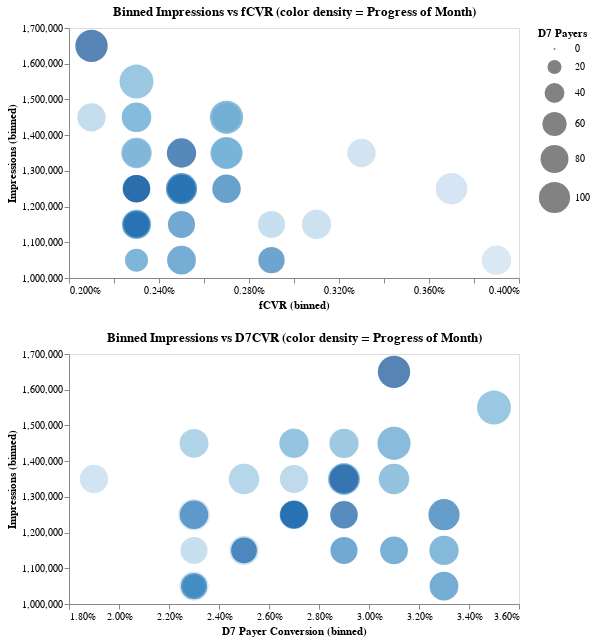

Notebook code cell kept with this figure:
### Code cell
layer1 = alt.Chart(df).mark_circle().encode(
    alt.X('fCVR:Q', bin=True,axis=alt.Axis(format='%')),
    alt.Y('Impressions:Q', bin=True),
    alt.Color('Time:O', legend=None),
    size='D7 Payers'
).properties(
    selection=pts,
    width=450,
    height=250,
    title='Binned Impressions vs fCVR (color density = Progress of Month)'
)

layer2 = alt.Chart(df).mark_circle().encode(
    alt.X('D7 Payer Conversion:Q', bin=True, axis=alt.Axis(format='%')),
    alt.Y('Impressions:Q', bin=True),
    alt.Color('Time:O', legend=None),
    size='D7 Payers'
).properties(
    selection=pts,
    width=450,
    height=250,
    title='Binned Impressions vs D7CVR (color density = Progress of Month)'
)



layer1 & layer2

### Figure 1 — Vega-Lite specification as saved in the notebook (floating-point values rounded to 4 significant figures)
{"$schema": "https://vega.github.io/schema/vega-lite/v2.6.0.json", "config": {"view": {"height": 300, "width": 400}}, "datasets": {"data-b3c0feaba3a5c5d72e3465bd46c809b2": [{"CTR": 0.0334, "Click to Install": 11.8, "Clicks": 33371, "Cohort Size": 3925, "D7 Payer Conversion": 0.0224, "D7 Payers": 88, "Impressions": 1000593, "Time": "2018-09-01", "fCVR": 0.0039}, {"CTR": 0.0313, "Click to Install": 11.4, "Clicks": 38675, "Cohort Size": 4425, "D7 Payer Conversion": 0.0231, "D7 Payers": 102, "Impressions": 1235620, "Time": "2018-09-02", "fCVR": 0.0036}, {"CTR": 0.031, "Click to Install": 10.3, "Clicks": 40821, "Cohort Size": 4195, "D7 Payer Conversion": 0.0195, "D7 Payers": 82, "Impressions": 1318256, "Time": "2018-09-03", "fCVR": 0.0032}, {"CTR": 0.0274, "Click to Install": 11.1, "Clicks": 31356, "Cohort Size": 3475, "D7 Payer Conversion": 0.0253, "D7 Payers": 88, "Impressions": 1144845, "Time": "2018-09-04", "fCVR": 0.003}, {"CTR": 0.0299, "Click to Install": 9.2, "Clicks": 34715, "Cohort Size": 3205, "D7 Payer Conversion": 0.0234, "D7 Payers": 75, "Impressions": 1159113, "Time": "2018-09-05", "fCVR": 0.0028}, {"CTR": 0.0312, "Click to Install": 6.8, "Clicks": 43913, "Cohort Size": 2974, "D7 Payer Conversion": 0.0276, "D7 Payers": 82, "Impressions": 1409692, "Time": "2018-09-06", "fCVR": 0.0021}, {"CTR": 0.0323, "Click to Install": 7.1, "Clicks": 42685, "Cohort Size": 3029, "D7 Payer Conversion": 0.0267, "D7 Payers": 81, "Impressions": 1320359, "Time": "2018-09-07", "fCVR": 0.0023}, {"CTR": 0.0391, "Click to Install": 6.9, "Clicks": 53271, "Cohort Size": 3663, "D7 Payer Conversion": 0.0259, "D7 Payers": 95, "Impressions": 1361364, "Time": "2018-09-08", "fCVR": 0.0027}, {"CTR": 0.0392, "Click to Install": 6.6, "Clicks": 57029, "Cohort Size": 3769, "D7 Payer Conversion": 0.0226, "D7 Payers": 85, "Impressions": 1456486, "Time": "2018-09-09", "fCVR": 0.0026}, {"CTR": 0.0318, "Click to Install": 7.9, "Clicks": 39869, "Cohort Size": 3137, "D7 Payer Conversion": 0.0274, "D7 Payers": 86, "Impressions": 1253203, "Time": "2018-09-10", "fCVR": 0.0025}, {"CTR": 0.032, "Click to Install": 6.9, "Clicks": 46343, "Cohort Size": 3192, "D7 Payer Conversion": 0.0279, "D7 Payers": 89, "Impressions": 1448567, "Time": "2018-09-11", "fCVR": 0.0022}, {"CTR": 0.0296, "Click to Install": 7.4, "Clicks": 41577, "Cohort Size": 3087, "D7 Payer Conversion": 0.0285, "D7 Payers": 88, "Impressions": 1405218, "Time": "2018-09-12", "fCVR": 0.0022}, {"CTR": 0.0282, "Click to Install": 7.8, "Clicks": 44253, "Cohort Size": 3447, "D7 Payer Conversion": 0.0342, "D7 Payers": 118, "Impressions": 1566663, "Time": "2018-09-13", "fCVR": 0.0022}, {"CTR": 0.0275, "Click to Install": 8.3, "Clicks": 37678, "Cohort Size": 3119, "D7 Payer Conversion": 0.0305, "D7 Payers": 95, "Impressions": 1371972, "Time": "2018-09-14", "fCVR": 0.0023}, {"CTR": 0.0325, "Click to Install": 8.2, "Clicks": 44254, "Cohort Size": 3608, "D7 Payer Conversion": 0.0294, "D7 Payers": 106, "Impressions": 1359780, "Time": "2018-09-15", "fCVR": 0.0027}, {"CTR": 0.0309, "Click to Install": 8.3, "Clicks": 43928, "Cohort Size": 3658, "D7 Payer Conversion": 0.0309, "D7 Payers": 113, "Impressions": 1419329, "Time": "2018-09-16", "fCVR": 0.0026}, {"CTR": 0.0275, "Click to Install": 8.4, "Clicks": 32327, "Cohort Size": 2721, "D7 Payer Conversion": 0.0323, "D7 Payers": 88, "Impressions": 1174032, "Time": "2018-09-17", "fCVR": 0.0023}, {"CTR": 0.0285, "Click to Install": 8.2, "Clicks": 29180, "Cohort Size": 2390, "D7 Payer Conversion": 0.0226, "D7 Payers": 54, "Impressions": 1023391, "Time": "2018-09-18", "fCVR": 0.0023}, {"CTR": 0.0259, "Click to Install": 8.7, "Clicks": 29435, "Cohort Size": 2565, "D7 Payer Conversion": 0.0308, "D7 Payers": 79, "Impressions": 1134678, "Time": "2018-09-19", "fCVR": 0.0023}, {"CTR": 0.028, "Click to Install": 8.9, "Clicks": 28172, "Cohort Size": 2516, "D7 Payer Conversion": 0.0338, "D7 Payers": 85, "Impressions": 1006182, "Time": "2018-09-20", "fCVR": 0.0025}, {"CTR": 0.0261, "Click to Install": 9.2, "Clicks": 28814, "Cohort Size": 2644, "D7 Payer Conversion": 0.0284, "D7 Payers": 75, "Impressions": 1105777, "Time": "2018-09-21", "fCVR": 0.0024}, {"CTR": 0.0325, "Click to Install": 8.7, "Clicks": 35713, "Cohort Size": 3111, "D7 Payer Conversion": 0.0228, "D7 Payers": 71, "Impressions": 1099185, "Time": "2018-09-22", "fCVR": 0.0028}, {"CTR": 0.0307, "Click to Install": 8.9, "Clicks": 39284, "Cohort Size": 3481, "D7 Payer Conversion": 0.0238, "D7 Payers": 83, "Impressions": 1277943, "Time": "2018-09-23", "fCVR": 0.0027}, {"CTR": 0.0241, "Click to Install": 9.9, "Clicks": 30631, "Cohort Size": 3027, "D7 Payer Conversion": 0.033, "D7 Payers": 100, "Impressions": 1273232, "Time": "2018-09-24", "fCVR": 0.0024}, {"CTR": 0.0244, "Click to Install": 9.2, "Clicks": 30962, "Cohort Size": 2838, "D7 Payer Conversion": 0.0268, "D7 Payers": 76, "Impressions": 1271144, "Time": "2018-09-25", "fCVR": 0.0022}, {"CTR": 0.0279, "Click to Install": 8.5, "Clicks": 34439, "Cohort Size": 2930, "D7 Payer Conversion": 0.0273, "D7 Payers": 80, "Impressions": 1235172, "Time": "2018-09-26", "fCVR": 0.0024}, {"CTR": 0.027, "Click to Install": 8.6, "Clicks": 31953, "Cohort Size": 2751, "D7 Payer Conversion": 0.0247, "D7 Payers": 68, "Impressions": 1181530, "Time": "2018-09-27", "fCVR": 0.0023}, {"CTR": 0.0253, "Click to Install": 8.8, "Clicks": 30722, "Cohort Size": 2712, "D7 Payer Conversion": 0.0288, "D7 Payers": 78, "Impressions": 1214674, "Time": "2018-09-28", "fCVR": 0.0022}, {"CTR": 0.0295, "Click to Install": 8, "Clicks": 39313, "Cohort Size": 3133, "D7 Payer Conversion": 0.0281, "D7 Payers": 88, "Impressions": 1331501, "Time": "2018-09-29", "fCVR": 0.0024}, {"CTR": 0.0275, "Click to Install": 7.6, "Clicks": 45079, "Cohort Size": 3413, "D7 Payer Conversion": 0.0314, "D7 Payers": 107, "Impressions": 1642131, "Time": "2018-09-30", "fCVR": 0.0021}]}, "vconcat": [{"data": {"name": "data-b3c0feaba3a5c5d72e3465bd46c809b2"}, "encoding": {"color": {"field": "Time", "legend": null, "type": "ordinal"}, "size": {"field": "D7 Payers", "type": "quantitative"}, "x": {"axis": {"format": "%"}, "bin": true, "field": "fCVR", "type": "quantitative"}, "y": {"bin": true, "field": "Impressions", "type": "quantitative"}}, "height": 250, "mark": "circle", "selection": {"selector004": {"encodings": ["x"], "mark": {"fill": "#333", "fillOpacity": 0.125, "stroke": "white"}, "on": "[mousedown, window:mouseup] > window:mousemove!", "resolve": "global", "translate": "[mousedown, window:mouseup] > window:mousemove!", "type": "interval", "zoom": "wheel!"}}, "title": "Binned Impressions vs fCVR (color density = Progress of Month)", "width": 450}, {"data": {"name": "data-b3c0feaba3a5c5d72e3465bd46c809b2"}, "encoding": {"color": {"field": "Time", "legend": null, "type": "ordinal"}, "size": {"field": "D7 Payers", "type": "quantitative"}, "x": {"axis": {"format": "%"}, "bin": true, "field": "D7 Payer Conversion", "type": "quantitative"}, "y": {"bin": true, "field": "Impressions", "type": "quantitative"}}, "height": 250, "mark": "circle", "selection": {"selector004": {"encodings": ["x"], "mark": {"fill": "#333", "fillOpacity": 0.125, "stroke": "white"}, "on": "[mousedown, window:mouseup] > window:mousemove!", "resolve": "global", "translate": "[mousedown, window:mouseup] > window:mousemove!", "type": "interval", "zoom": "wheel!"}}, "title": "Binned Impressions vs D7CVR (color density = Progress of Month)", "width": 450}]}
